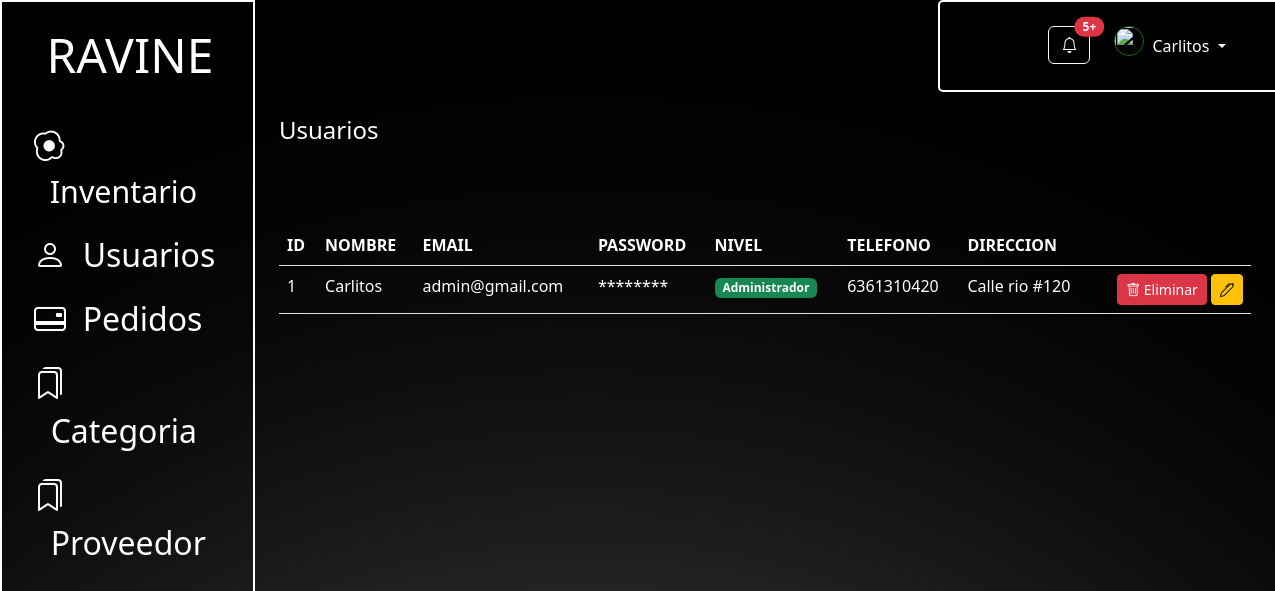
Page /BD/users.php (signed in) on the earlier database version.
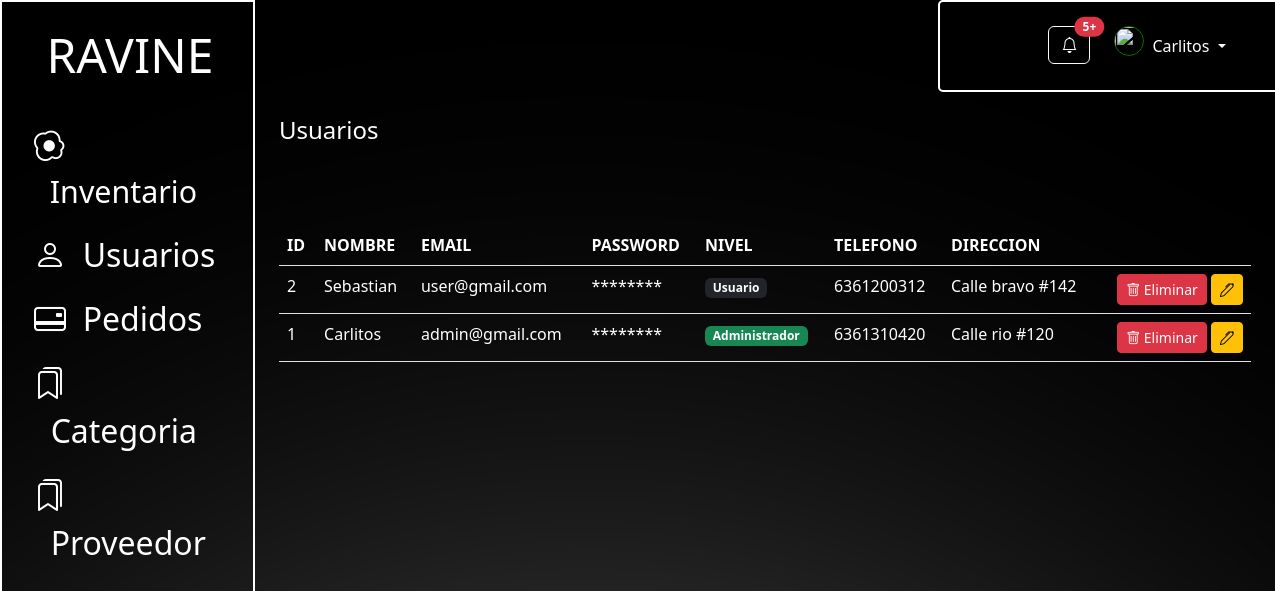
Same page on the later database version.
### tables this page shows
create table users(
	id integer not null auto_increment,
	name varchar(30),
	email varchar(50),
	password varchar(100),
	img varchar(100),
	level TINYINT,
	telefono varchar(15),
	direccion varchar(255),
	primary key (id)
);

### BD/users.php (the view, shortened to what this page needs)
<?php
  include "../php/conexion.php";
  $sql="select * from users order by id DESC";
  $res=$conexion->query ($sql)or die($conexion->error);
?>
<!DOCTYPE html>
<html lang="es">
<head>
  <link rel="stylesheet" href="../css/bs.css">
  <link href="https://cdn.jsdelivr.net/npm/bootstrap@5.3.3/dist/css/bootstrap.min.css" rel="stylesheet"
>
  <link rel="stylesheet" href="https://cdn.jsdelivr.net/npm/bootstrap-icons@1.11.3/font/bootstrap-icons.min.css">
  <link href="https://cdn.jsdelivr.net/npm/@sweetalert2/theme-dark@4/dark.css" rel="stylesheet">
</head>
<body>
  <div class="d-flex">
    <?php include "../layouts/aside.php"
    ?>
    <main class="flex-grow-1">
      <?php include "../layouts/header.php"?>
      <div class="d-flex justify-content-between">
        <h1 class="h4 p-4 text-white">Usuarios</h1>
      </div>
      <section class="mt-4 p-4 container-fluid">
        <table class="table">
          <thead>
            <tr>
              <th scope="col">ID</th>
              <th scope="col">NOMBRE</th>
              <th scope="col">EMAIL</th>
              <th scope="col">PASSWORD</th>
              <th scope="col">NIVEL</th>
              <th scope="col">TELEFONO</th>
              <th scope="col">DIRECCION</th>
              <th></th>
            </tr>
          </thead>
          <tbody>
          <?php
                    while($fila=mysqli_fetch_array($res)){
                  ?>
            <tr>
            <td> <?php echo $fila['id'] ?> </td>
              <td><?php echo $fila['name'] ?></td>
              <td><?php echo $fila['email'] ?></td>
              <td><?php  ?>********</td>
                            <td><?php
                      if($fila['level']==1){
                        echo '<span class="badge bg-success">Administrador</span>';
                      }
                      else{echo '<span class="badge bg-dark">Usuario</span>';}
                    ?></td>
              <td><?php echo $fila['telefono'] ?></td>
              <td><?php echo $fila['direccion'] ?></td>
              <td class="text-end">
              <button class="btn btn-sm btn-danger btnEliminar"
          data-id="<?php echo $fila['id']; ?>"
          data-bs-toggle="modal" data-bs-target="#deleteUserModal">
      <i class="bi bi-trash"></i> Eliminar
  </button>
                <button class="btn btn-warning btn-sm">
                  <i class="bi bi-pen"></i>
                </button>
                </td>
            </tr>
            <?php
                    }
                  ?>
          </tbody>
        </table>
      </section>
    </main>
  </div>
</body>
</html>

### layouts/aside.php (shortened to what this page needs)
<aside class=" text-white vh-100" style="width: 20%;" id="barra">
      <h2 class="p-4 pb-25 h4" style="font-size: 3rem;" >
      RAVINE
    </h2>
          <ul class="nav flex-column">
            <li class="nav-item mx-3"><a href="products.php" class="nav-link text-white" style="font-size: 1.9rem;">
              <i class="bi bi-egg-fried" id="inventario"></i>&nbsp;&nbsp;Inventario</a></li>
            <li class="nav-item mx-3"><a href="./users.php" class="nav-link text-white" style="font-size: 2rem;">
              <i class="bi bi-person"></i>&nbsp;&nbsp;Usuarios</a></li>
              <li class="nav-item mx-3"><a href="./pedidos.php" class="nav-link text-white" style="font-size: 2rem;">
                <i class="bi bi-credit-card-2-back"></i></i>&nbsp;&nbsp;Pedidos</a></li>
                <li class="nav-item mx-3"><a href="./categoria.php" class="nav-link text-white" style="font-size: 2rem;">
                  <i class="bi bi-bookmarks"></i></i>&nbsp;&nbsp;Categoria</a></li>
                  <li class="nav-item mx-3"><a href="./proveedor.php" class="nav-link text-white" style="font-size: 2rem;">
                    <i class="bi bi-bookmarks"></i></i>&nbsp;&nbsp;Proveedor</a></li>
          </ul>
    </aside>

### layouts/header.php (shortened to what this page needs)
<header>
        <nav class="px-4 py-4 navbar navbar-expand-lg ">
          <div class="container-fluid">
            <div class="collapse navbar-collapse justify-content-end px-5" id="navbarSupportedContent">
              <ul class="navbar-nav">
                <li class="nav-item mx-4">
                  <button type="button" class="btn btn-light position-relative" id="campana">
                    <i class="bi bi-bell"></i>
                    <span class="position-absolute top-0 start-100 translate-middle badge rounded-pill bg-danger">
                      5+
                    </span>
                  </button>
                </li>
                <li class="nav-item">
                  <img style="width: 30px; height: 30px; border-radius: 50%; border: 1px solid rgb(13, 106, 13);"
                    src="./img/taco.jpg">
                </li>
                <li class="nav-item dropdown">
                  <a class="nav-link dropdown-toggle active text-white" href="#" role="button" data-bs-toggle="dropdown"
                    aria-expanded="false">
                    <?php
                      $user=$_SESSION['user_data'];
                      echo $user['nombre'];
                      ?>
                  </a>
                </li>
              </ul>
            </div>
          </div>
        </nav>
      </header>

### css/bs.css (style rules this page uses)
body { height:100vh; font-family: Arial, sans-serif; background-image: url('./img/fondo.webp'); background-size: auto; background-repeat: no-repeat; background-position: center; overflow-y: hidden; overflow-x: hidden; }
header { background-color:transparent ; display:flex; padding-left:67%; }
.navbar { background-color:transparent; box-shadow: 0 2px 5px rgba(0, 0, 0, 0.1); border: 2px solid #ffffff; border-radius: 5px; color: #ffffff; }
section { background-color: transparent; display:flex; }
section>table.table>thead>tr>th { background-color: transparent; text-decoration: none; color: rgb(255, 255, 255); }
section>table.table>tbody>tr>td { background-color: transparent; text-decoration: none; color: rgb(255, 255, 255); }
div>h1 { padding-left: 30px; }
aside { background-color: transparent; border: 2px solid #ffffff; }
div>ul>li>#campana { background-color: transparent; color: #ffffff; }

Differences in the rows shown:
added users: id "2", name "Sebastian", email "user@gmail.com", level "Usuario", telefono "6361200312", direccion "Calle bravo #142"
